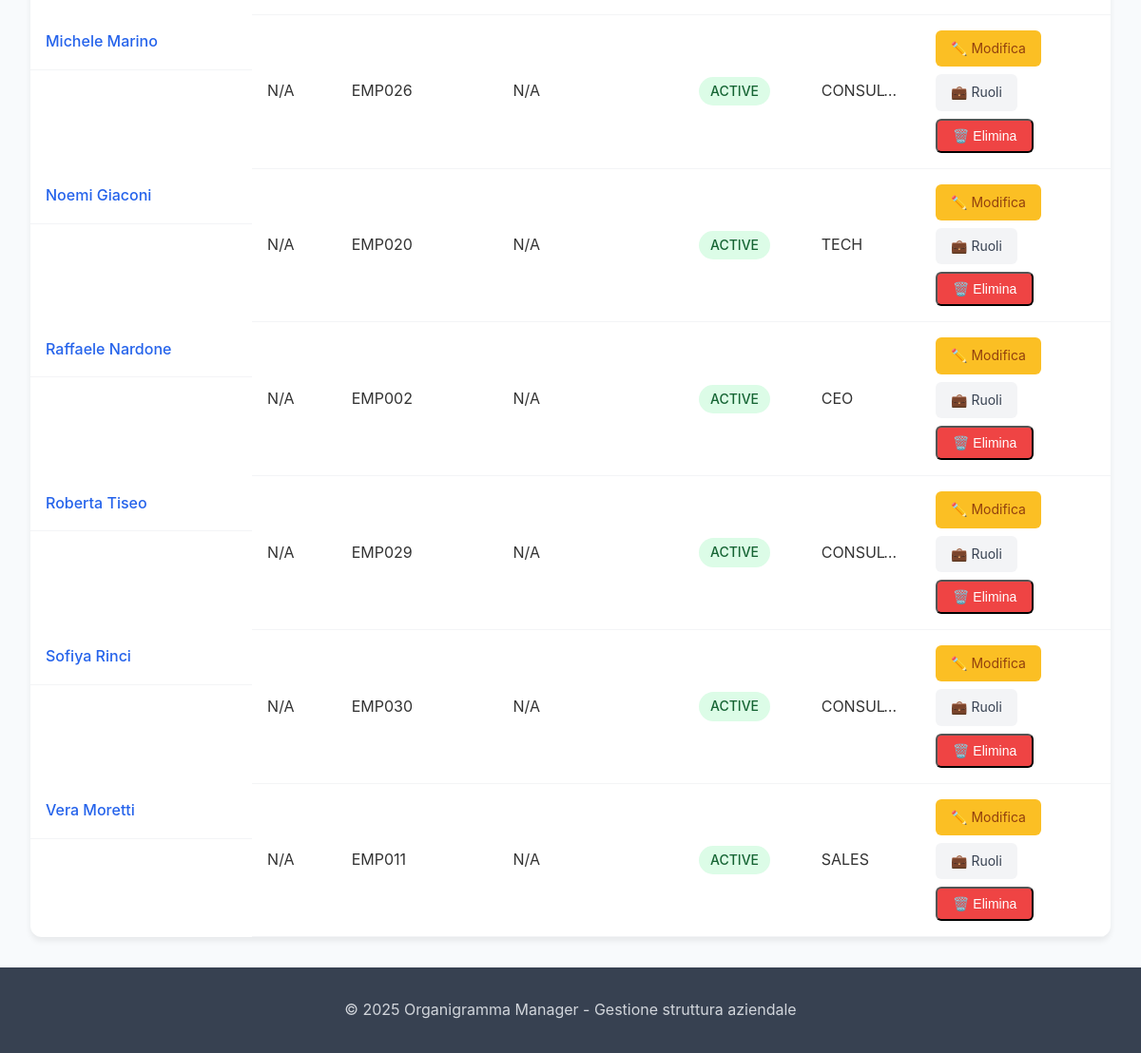
The app's page /admin/persons (lower part), older data.
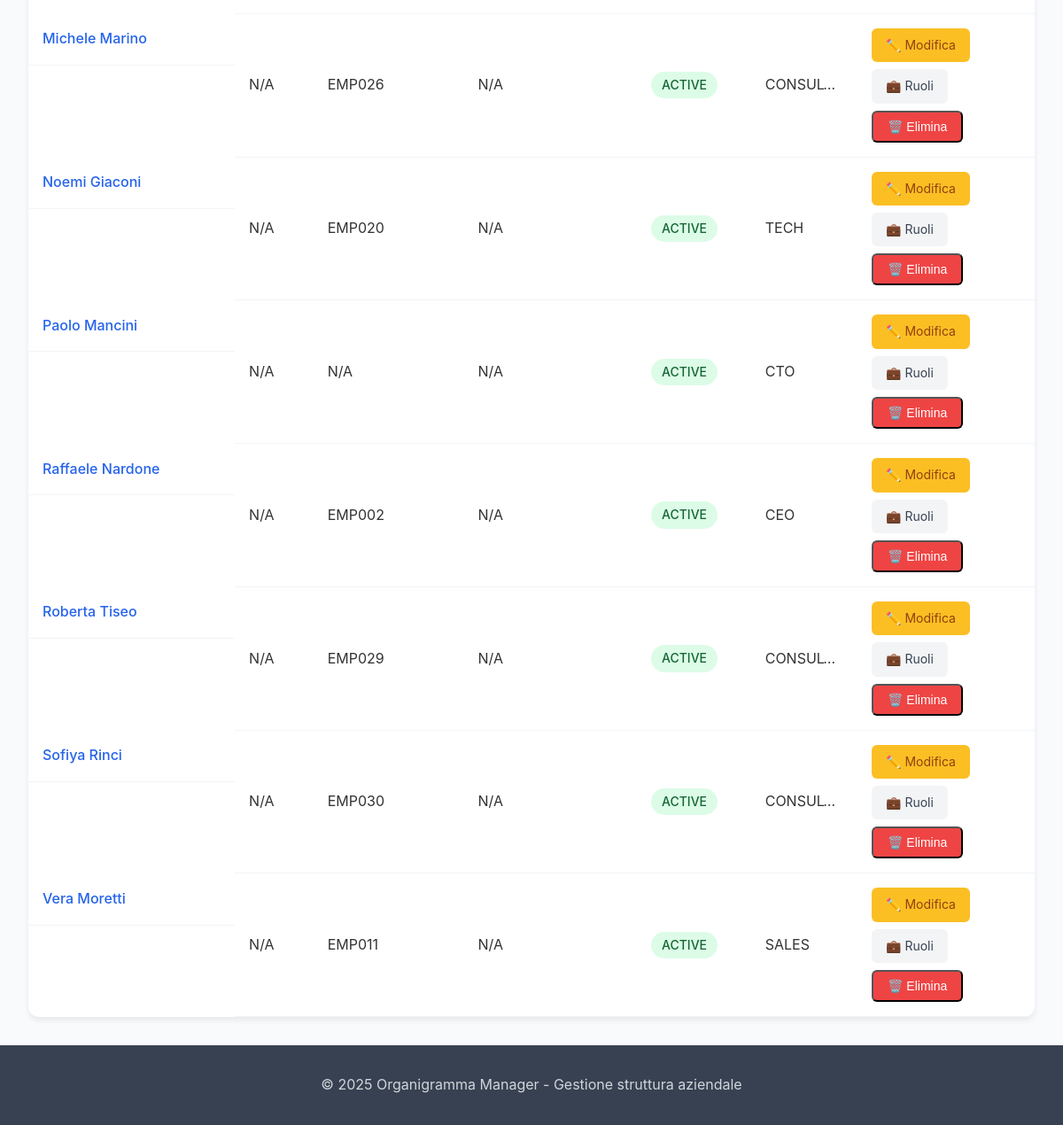
The same page, newer data.
### tables this page shows
CREATE TABLE persons (
    id INTEGER PRIMARY KEY AUTOINCREMENT,
    name TEXT NOT NULL UNIQUE,
    email TEXT UNIQUE,
    employee_id TEXT UNIQUE,
    hire_date DATE,
    status TEXT CHECK (status IN ('ACTIVE', 'INACTIVE', 'TERMINATED')) DEFAULT 'ACTIVE',
    flags TEXT(25),
    created_at DATETIME DEFAULT CURRENT_TIMESTAMP,
    updated_at DATETIME DEFAULT CURRENT_TIMESTAMP
);

### src/web/routes/crud_web.py (the view)
@router.get("/admin/persons", response_class=HTMLResponse)
async def admin_persons(request: Request):
    persons = repository.get_all_persons(active_only=False)
    functions = repository.get_all_functions()
    job_titles = repository.get_all_job_titles()
    return templates.TemplateResponse("admin/persons.html", {
        "request": request,
        "title": "Gestione Dipendenti",
        "persons": persons,
        "functions": functions,
        "job_titles": job_titles
    })

### src/web/templates/admin/persons.html (shortened to what this page needs)
{% extends "base.html" %}
{% block content %}
<div class="table-container">
    <table class="data-table" id="persons-table">
        <tbody>
            {% for person in persons %}
            <tr data-status="{{ person.status }}">
                <td class="person-name">
                    <a href="/employee/{{ person.name }}">{{ person.name }}</a>
                </td>
                <td>{{ person.email or 'N/A' }}</td>
                <td>{{ person.employee_id or 'N/A' }}</td>
                <td>{{ person.hire_date or 'N/A' }}</td>
                <td>
                    <span class="status-badge status-{{ person.status.lower() }}">
                        {{ person.status }}
                    </span>
                </td>
                <td class="flags-cell">{{ person.flags or '' }}</td>
                <td class="actions-cell">
                    <div class="action-buttons">
                        <a href="/admin/persons/{{ person.name }}/edit" class="btn-small btn-edit">✏️ Modifica</a>
                        <a href="/admin/roles?person_name={{ person.name }}" class="btn-small">💼 Ruoli</a>
                        {% if person.status == 'ACTIVE' %}
                        <button class="btn-small btn-danger" onclick="confirmDelete('{{ person.name }}')">🗑️ Elimina</button>
                        {% endif %}
                    </div>
                </td>
            </tr>
            {% endfor %}
        </tbody>
    </table>
</div>
{% endblock %}

Row changes from the older to the newer data that the page shows:
added persons: name "Paolo Mancini", email "N/A", employee_id "N/A", hire_date "N/A", status "ACTIVE", flags "CTO"
